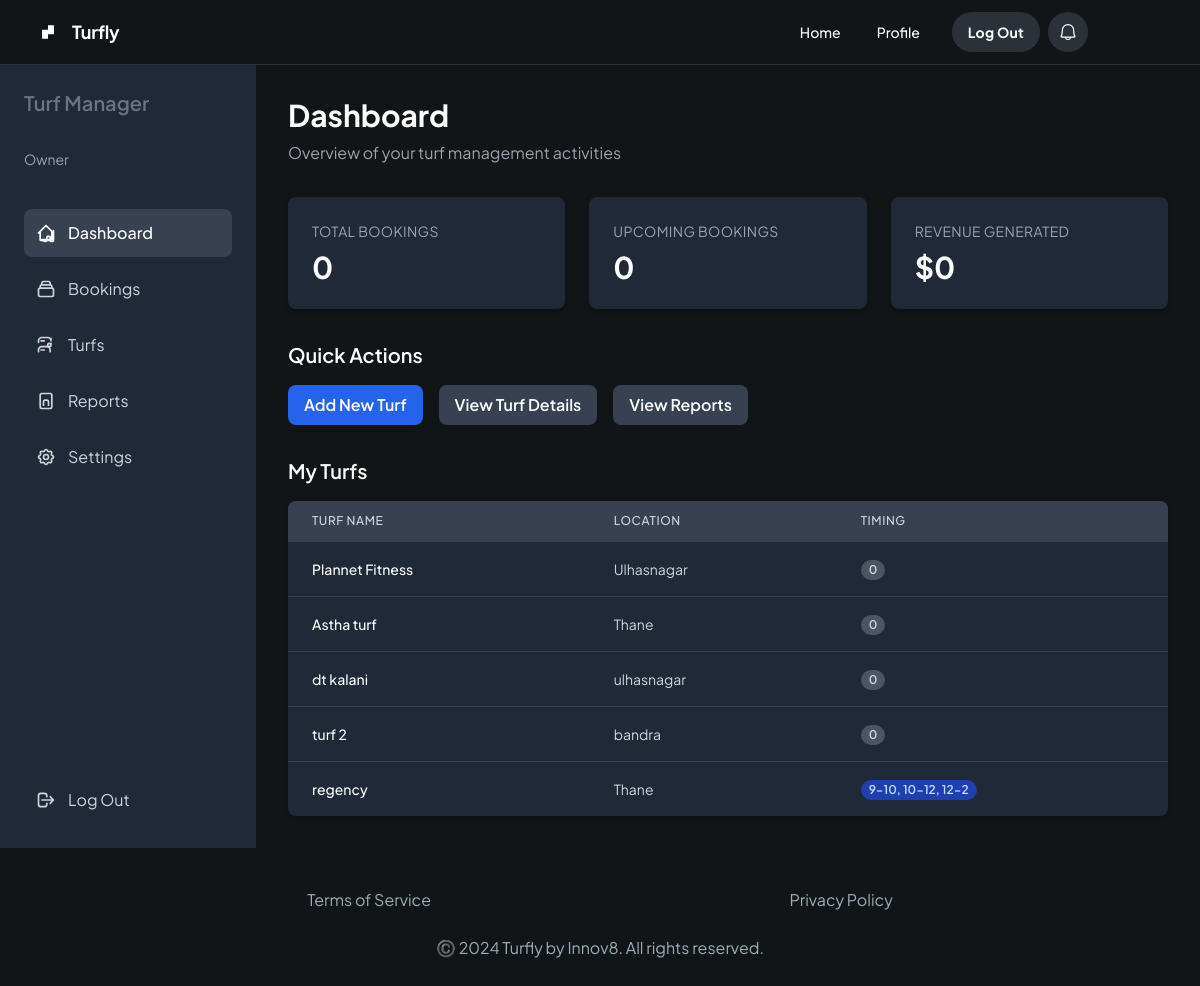
The app's page /owner/dashboard/ (signed in) with its own data.
### owner/models.py (models this page shows, shortened)
class Turf(models.Model):
    owner = models.ForeignKey(User, on_delete=models.CASCADE, limit_choices_to={'user_type': 'owner'})
    name = models.CharField(max_length=100)
    location = models.CharField(max_length=255)
    description = models.TextField(blank=True)
    image = models.ImageField(upload_to='turf_images/', blank=True, null=True)
    amenities = models.CharField(max_length=255, blank=True, help_text='Comma-separated list of amenities')
    price_per_hour = models.DecimalField(max_digits=8, decimal_places=2)
    rating = models.FloatField(default=0, help_text='Average rating from 0 to 5')
    available_time_slots = models.CharField(max_length=255, blank=True, help_text="Comma-separated list of available time slots, e.g. '09:00-10:00,10:00-11:00'")
    created_at = models.DateTimeField(auto_now_add=True)
    updated_at = models.DateTimeField(auto_now=True)

### owner/views.py (the view)
# urls.py: path('dashboard/', views.dashboard, name='owner_dashboard'),
def dashboard(request):
    if not hasattr(request.user, 'user_type') or request.user.user_type != 'owner':
        return redirect('account_login')  # or some error page
    turfs = Turf.objects.filter(owner=request.user)
    bookings = Booking.objects.filter(turf__owner=request.user).select_related('turf', 'user')
    context = {
        'turfs': turfs,
        'bookings': bookings,
    }
    return render(request, 'owner/dashboard.html', context)

### owner/templates/owner/dashboard.html (shortened to what this page needs)
{% extends 'layout.html' %}
{% load static %}
{% block content %}
    <div class="flex min-h-screen-minus-navbar-footer">
        <aside class="w-64 bg-gray-800 p-6 flex flex-col justify-between">
            <div>
                <div class="text-xl font-semibold mb-8 text-gray-500">Turf Manager</div>
                <div class="text-sm text-gray-400 mb-10">Owner</div>
                <nav>
                    <ul>
                        <li class="mb-2">
                            <a href="#" class="flex items-center p-3 rounded-lg bg-gray-700 text-white font-medium">
                                Dashboard
                            </a>
                        </li>
                        <li class="mb-2">
                            <a href="#" class="flex items-center p-3 rounded-lg text-gray-300 hover:bg-gray-700 hover:text-white transition duration-200">
                                Bookings
                            </a>
                        </li>
                        <li class="mb-2">
                            <a href="#" class="flex items-center p-3 rounded-lg text-gray-300 hover:bg-gray-700 hover:text-white transition duration-200">
                                Turfs
                            </a>
                        </li>
                        <li class="mb-2">
                            <a href="#" class="flex items-center p-3 rounded-lg text-gray-300 hover:bg-gray-700 hover:text-white transition duration-200">
                                <svg class="w-5 h-5 mr-3" fill="none" stroke="currentColor" viewBox="0 0 24 24" xmlns="http://www.w3.org/2000/svg"><path stroke-linecap="round" stroke-linejoin="round" stroke-width="2" d="M9 17v-4a2 2 0 012-2h2a2 2 0 012 2v4M7 21h10a2 2 0 002-2V5a2 2 0 00-2-2H7a2 2 0 00-2 2v14a2 2 0 002 2z"></path></svg>
                                Reports
                            </a>
                        </li>
                        <li class="mb-2">
                            <a href="#" class="flex items-center p-3 rounded-lg text-gray-300 hover:bg-gray-700 hover:text-white transition duration-200">
                                Settings
                            </a>
                        </li>
                    </ul>
                </nav>
            </div>
            <a href="#" class="flex items-center p-3 rounded-lg text-gray-300 hover:bg-gray-700 hover:text-white transition duration-200">
                <svg class="w-5 h-5 mr-3" fill="none" stroke="currentColor" viewBox="0 0 24 24" xmlns="http://www.w3.org/2000/svg"><path stroke-linecap="round" stroke-linejoin="round" stroke-width="2" d="M17 16l4-4m0 0l-4-4m4 4H7m6 4v1a3 3 0 01-3 3H6a3 3 0 01-3-3V7a3 3 0 013-3h4a3 3 0 013 3v1"></path></svg>
                Log Out
            </a>
        </aside>
        <main class="flex-1 p-8 overflow-y-auto">
            <h1 class="text-3xl font-bold mb-2">Dashboard</h1>
            <p class="text-gray-400 mb-8">Overview of your turf management activities</p>
            <div class="grid grid-cols-1 md:grid-cols-3 gap-6 mb-8">
                <div class="bg-gray-800 p-6 rounded-lg shadow-md">
                    <h3 class="text-gray-400 text-sm uppercase tracking-wide mb-2">Total Bookings</h3>
                    <p class="text-3xl font-bold text-white">{{ total_bookings|default:"0" }}</p>
                </div>
                <div class="bg-gray-800 p-6 rounded-lg shadow-md">
                    <h3 class="text-gray-400 text-sm uppercase tracking-wide mb-2">Upcoming Bookings</h3>
                    <p class="text-3xl font-bold text-white">{{ upcoming_bookings|default:"0" }}</p>
                </div>
                <div class="bg-gray-800 p-6 rounded-lg shadow-md">
                    <h3 class="text-gray-400 text-sm uppercase tracking-wide mb-2">Revenue Generated</h3>
                    <p class="text-3xl font-bold text-white">${{ revenue_generated|default:"0" }}</p>
                </div>
            </div>
            <div class="mb-8">
                <h2 class="text-xl font-semibold mb-4">Quick Actions</h2>
                <div class="flex space-x-4">
                    <a href="{% url 'owner:add_turf' %}" class="bg-blue-600 hover:bg-blue-700 text-white font-semibold py-2 px-4 rounded-lg transition duration-200">Add New Turf</a>
                    <a href="#" class="bg-gray-700 hover:bg-gray-600 text-white font-semibold py-2 px-4 rounded-lg transition duration-200">View Turf Details</a>
                    <a href="#" class="bg-gray-700 hover:bg-gray-600 text-white font-semibold py-2 px-4 rounded-lg transition duration-200">View Reports</a>
                </div>
            </div>
            <div>
                <h2 class="text-xl font-semibold mb-4">My Turfs</h2>
                <div class="bg-gray-800 rounded-lg shadow-md overflow-hidden">
                    <table class="min-w-full divide-y divide-gray-700">
                        <thead class="bg-gray-700">
                            <tr>
                                <th scope="col" class="px-6 py-3 text-left text-xs font-medium text-gray-300 uppercase tracking-wider">Turf Name</th>
                                <th scope="col" class="px-6 py-3 text-left text-xs font-medium text-gray-300 uppercase tracking-wider">Location</th>
                                <th scope="col" class="px-6 py-3 text-left text-xs font-medium text-gray-300 uppercase tracking-wider">Timing</th>
                            </tr>
                        </thead>
                        <tbody class="divide-y divide-gray-700">
                            {% for turf in turfs %}
                            <tr>
                                <td class="px-6 py-4 whitespace-nowrap text-sm font-medium text-white">{{ turf.name }}</td>
                                <td class="px-6 py-4 whitespace-nowrap text-sm text-gray-300">{{ turf.location }}</td>
                                <td class="px-6 py-4 whitespace-nowrap text-sm">
                                    {% if turf.available_time_slots %}
                                        <span class="px-2 inline-flex text-xs leading-5 font-semibold rounded-full bg-blue-800 text-blue-200">{{ turf.available_time_slots }}</span>
                                    {% else %}
                                        <span class="px-2 inline-flex text-xs leading-5 font-semibold rounded-full bg-gray-600 text-gray-300">0</span>
                                    {% endif %}
                                </td>
                            </tr>
                            {% empty %}
                            <tr>
                                <td colspan="3" class="px-6 py-4 whitespace-nowrap text-sm text-gray-400 text-center">No turfs available.</td>
                            </tr>
                            {% endfor %}
                        </tbody>
                    </table>
                </div>
            </div>
        </main>
    </div>
{% endblock content %}

### templates/layout.html (style rules this page uses)
body { font-family: 'Plus Jakarta Sans', 'Noto Sans', sans-serif; }

### records on screen
Turf: name "Plannet Fitness", location "Ulhasnagar", available_time_slots "0"
Turf: name "Astha turf", location "Thane", available_time_slots "0"
Turf: name "dt kalani", location "ulhasnagar", available_time_slots "0"
Turf: name "turf 2", location "bandra", available_time_slots "0"
Turf: name "regency", location "Thane", available_time_slots "9-10, 10-12, 12-2"

### other values on screen
{{ total_bookings|default:"0" }} "0"
{{ upcoming_bookings|default:"0" }} "0"
{{ revenue_generated|default:"0" }} "0"
